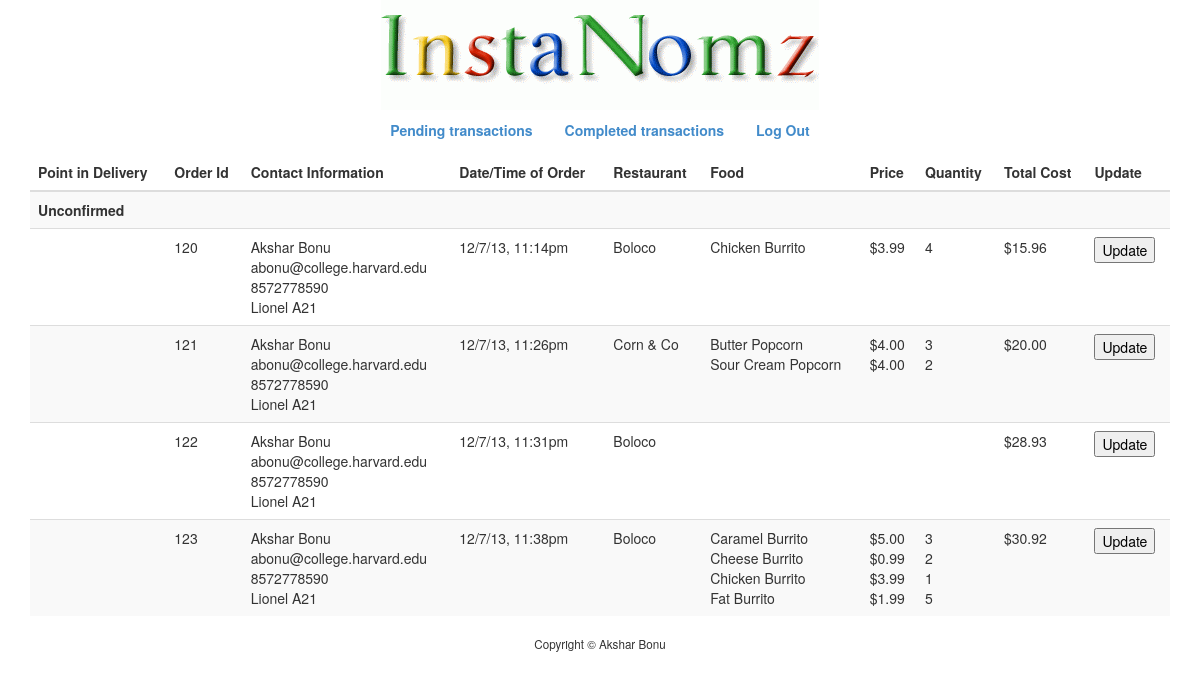
Page /index_admin.php (signed in) on the committed database.
### tables this page shows
CREATE TABLE IF NOT EXISTS `pending_order` (
  `foods` mediumtext NOT NULL,
  `cost` decimal(65,2) NOT NULL,
  `id_restaurant` int(10) NOT NULL,
  `id_user` int(10) NOT NULL,
  `username` varchar(255) NOT NULL,
  `name` varchar(255) NOT NULL,
  `email` varchar(255) NOT NULL,
  `mobilenumber` varchar(255) NOT NULL,
  `dorm` varchar(255) NOT NULL,
  `datetime` timestamp NOT NULL DEFAULT CURRENT_TIMESTAMP ON UPDATE CURRENT_TIMESTAMP,
  `id` int(10) NOT NULL AUTO_INCREMENT,
  `status` int(10) NOT NULL,
  `name_restaurant` varchar(255) NOT NULL,
  PRIMARY KEY (`id`)
);

### templates/pending_transactions_form_admin.php (the view, shortened to what this page needs)
<ul class="nav nav-pills">
    <li><a href="index_admin.php"><strong>Pending transactions</strong></a></li>
    <li><a href="completed_transactions_admin.php"><strong>Completed transactions</strong></a></li>
    <li><a href="logout_admin.php"><strong>Log Out</strong></a></li>
</ul>
<form action="index_admin.php" method="post">
<table class="table table-striped">
    <thead>
        <tr>
            <th>Point in Delivery</th>
            <th>Order Id</th>
            <th>Contact Information</th>
            <th>Date/Time of Order</th>
            <th>Restaurant</th>
            <th>Food</th>
            <th>Price</th>
            <th>Quantity</th>
            <th>Total Cost</th>
            <th>Update</th>
        </tr>
    </thead>
    <tbody>
    <?php
        foreach($transactions as $key => $type)
        {
            if (!empty($type))
            {
                switch ($key)
                {
                    case 0:
                        printf("<tr><th colspan='10'><b>Unconfirmed</b></th></tr>");
                        break;
                }
                foreach ($type as $item)
                {
                    $foods = unserialize($item["foods"]);
                    printf("<tr><td></td>");
                    printf("<td>%s</td>", htmlspecialchars($item["id"]));
                    printf("<td>%s<br/>%s<br/>%s<br/>%s<br/></td>", htmlspecialchars($item["name"]), htmlspecialchars($item["email"]), htmlspecialchars($item["mobilenumber"]), htmlspecialchars($item["dorm"]));
                    printf("<td>%s</td>", date("n/j/y, g:ia", strtotime($item["datetime"])));
                    printf("<td>%s</td>", htmlspecialchars($item["name_restaurant"]));
                    printf("<td>");
                    foreach ($foods["food"] as $food)
                    {
                        printf("%s<br/>", htmlspecialchars($food));
                    }
                    printf("</td>");
                    printf("<td>");
                    foreach ($foods["price"] as $price)
                    {
                        printf("$%s<br/>", number_format($price, 2));
                    }
                    printf("</td>");
                    printf("<td>");
                    foreach ($foods["quantity"] as $quantity)
                    {
                        printf("%s<br/>", number_format($quantity, 0));
                    }
                    printf("</td>");
                    printf("<td>$%s</td>", number_format($item["cost"], 2));
                    printf("<td><button type= 'submit' name = 'uniqueid' value='%s'>Update</button></td>", htmlspecialchars($item["id"]));
                    printf("</tr>");
                }
            }
        }
        ?>
    </tbody>
</table>
</form>

### public/css/styles.css (style rules this page uses)
#middle td { text-align: left; }
#middle .nav { display: inline-block; }

### rows in the picture
pending_order: id "120", name "Akshar Bonu", email "abonu@college.harvard.edu", mobilenumber "8572778590", dorm "Lionel A21", datetime "12/7/13, 11:14pm", name_restaurant "Boloco", foods "Chicken Burrito", foods "3.99", foods "4", cost "15.96"
pending_order: id "121", name "Akshar Bonu", email "abonu@college.harvard.edu", mobilenumber "8572778590", dorm "Lionel A21", datetime "12/7/13, 11:26pm", name_restaurant "Corn & Co", foods "Butter Popcorn", foods "Sour Cream Popcorn", foods "4.00", foods "3", foods "2", cost "20.00"
pending_order: id "122", name "Akshar Bonu", email "abonu@college.harvard.edu", mobilenumber "8572778590", dorm "Lionel A21", datetime "12/7/13, 11:31pm", name_restaurant "Boloco", cost "28.93"
pending_order: id "123", name "Akshar Bonu", email "abonu@college.harvard.edu", mobilenumber "8572778590", dorm "Lionel A21", datetime "12/7/13, 11:38pm", name_restaurant "Boloco", foods "Caramel Burrito", foods "Cheese Burrito", foods "Chicken Burrito", foods "Fat Burrito", foods "5.00", foods "0.99", foods "3.99", foods "1.99", foods "3", foods "2", foods "1", foods "5", cost "30.92"
